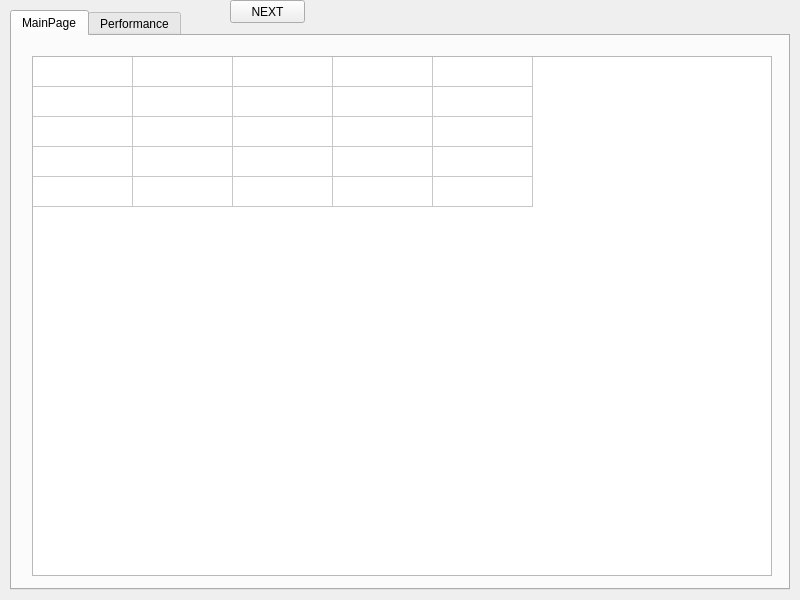
<?xml version="1.0" encoding="UTF-8"?>
<ui version="4.0">
 <class>MainWindow</class>
 <widget class="QMainWindow" name="MainWindow">
  <property name="geometry">
   <rect>
    <x>0</x>
    <y>0</y>
    <width>800</width>
    <height>600</height>
   </rect>
  </property>
  <property name="sizePolicy">
   <sizepolicy hsizetype="Preferred" vsizetype="Preferred">
    <horstretch>0</horstretch>
    <verstretch>0</verstretch>
   </sizepolicy>
  </property>
  <property name="windowTitle">
   <string>GameOfLife</string>
  </property>
  <widget class="QWidget" name="centralwidget">
   <widget class="QTabWidget" name="tabWidget">
    <property name="geometry">
     <rect>
      <x>10</x>
      <y>10</y>
      <width>780</width>
      <height>580</height>
     </rect>
    </property>
    <property name="currentIndex">
     <number>0</number>
    </property>
    <widget class="QWidget" name="tab">
     <attribute name="title">
      <string>MainPage</string>
     </attribute>
     <widget class="QTableWidget" name="tableWidget">
      <property name="geometry">
       <rect>
        <x>20</x>
        <y>20</y>
        <width>740</width>
        <height>520</height>
       </rect>
      </property>
      <property name="editTriggers">
       <set>QAbstractItemView::NoEditTriggers</set>
      </property>
      <property name="tabKeyNavigation">
       <bool>false</bool>
      </property>
      <property name="showDropIndicator" stdset="0">
       <bool>false</bool>
      </property>
      <property name="dragDropOverwriteMode">
       <bool>false</bool>
      </property>
      <property name="selectionMode">
       <enum>QAbstractItemView::NoSelection</enum>
      </property>
      <property name="textElideMode">
       <enum>Qt::ElideRight</enum>
      </property>
      <property name="rowCount">
       <number>5</number>
      </property>
      <property name="columnCount">
       <number>5</number>
      </property>
      <attribute name="horizontalHeaderVisible">
       <bool>false</bool>
      </attribute>
      <attribute name="horizontalHeaderHighlightSections">
       <bool>false</bool>
      </attribute>
      <attribute name="verticalHeaderVisible">
       <bool>false</bool>
      </attribute>
      <attribute name="verticalHeaderHighlightSections">
       <bool>false</bool>
      </attribute>
      <row/>
      <row/>
      <row/>
      <row/>
      <row/>
      <column/>
      <column/>
      <column/>
      <column/>
      <column/>
     </widget>
    </widget>
    <widget class="QWidget" name="tab_2">
     <attribute name="title">
      <string>Performance</string>
     </attribute>
    </widget>
   </widget>
   <widget class="QPushButton" name="pushButton">
    <property name="enabled">
     <bool>true</bool>
    </property>
    <property name="geometry">
     <rect>
      <x>230</x>
      <y>0</y>
      <width>75</width>
      <height>23</height>
     </rect>
    </property>
    <property name="text">
     <string>NEXT</string>
    </property>
    <property name="autoRepeat">
     <bool>false</bool>
    </property>
    <property name="autoDefault">
     <bool>false</bool>
    </property>
    <property name="default">
     <bool>false</bool>
    </property>
    <property name="flat">
     <bool>false</bool>
    </property>
   </widget>
  </widget>
 </widget>
 <resources/>
 <connections/>
</ui>
